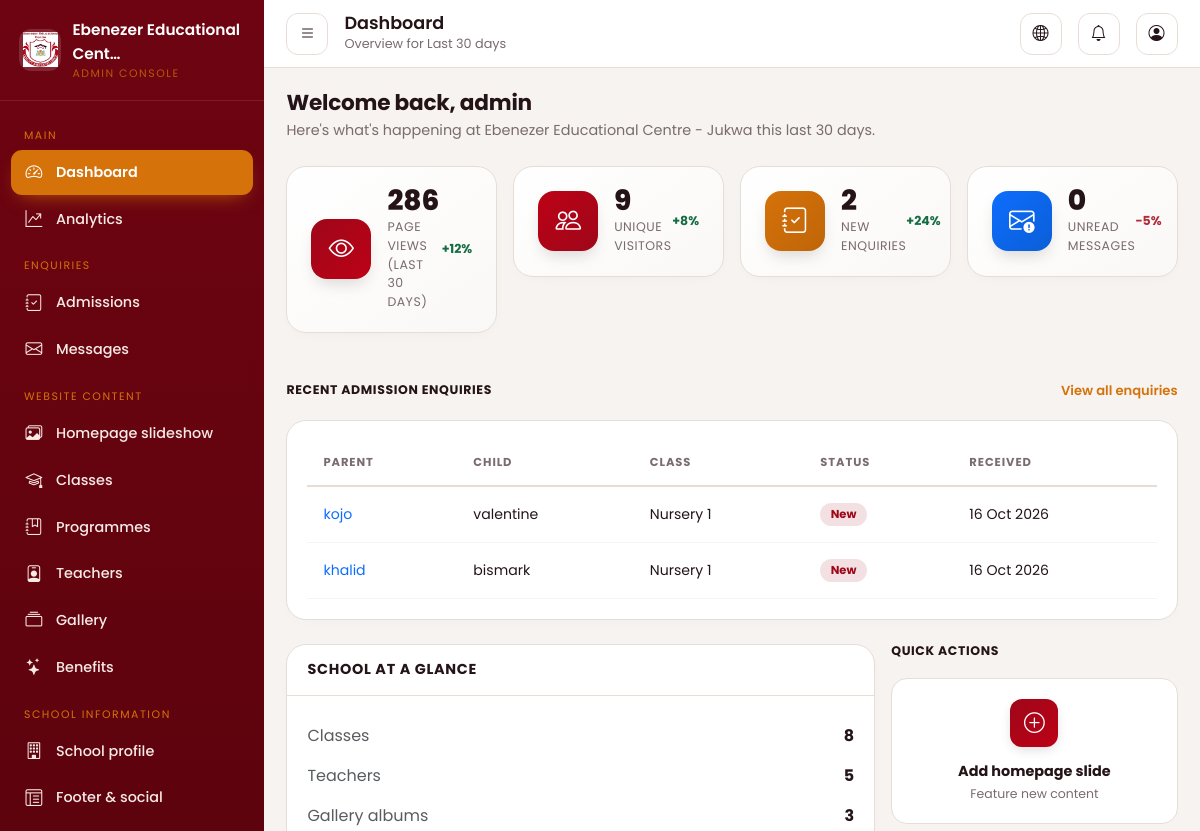
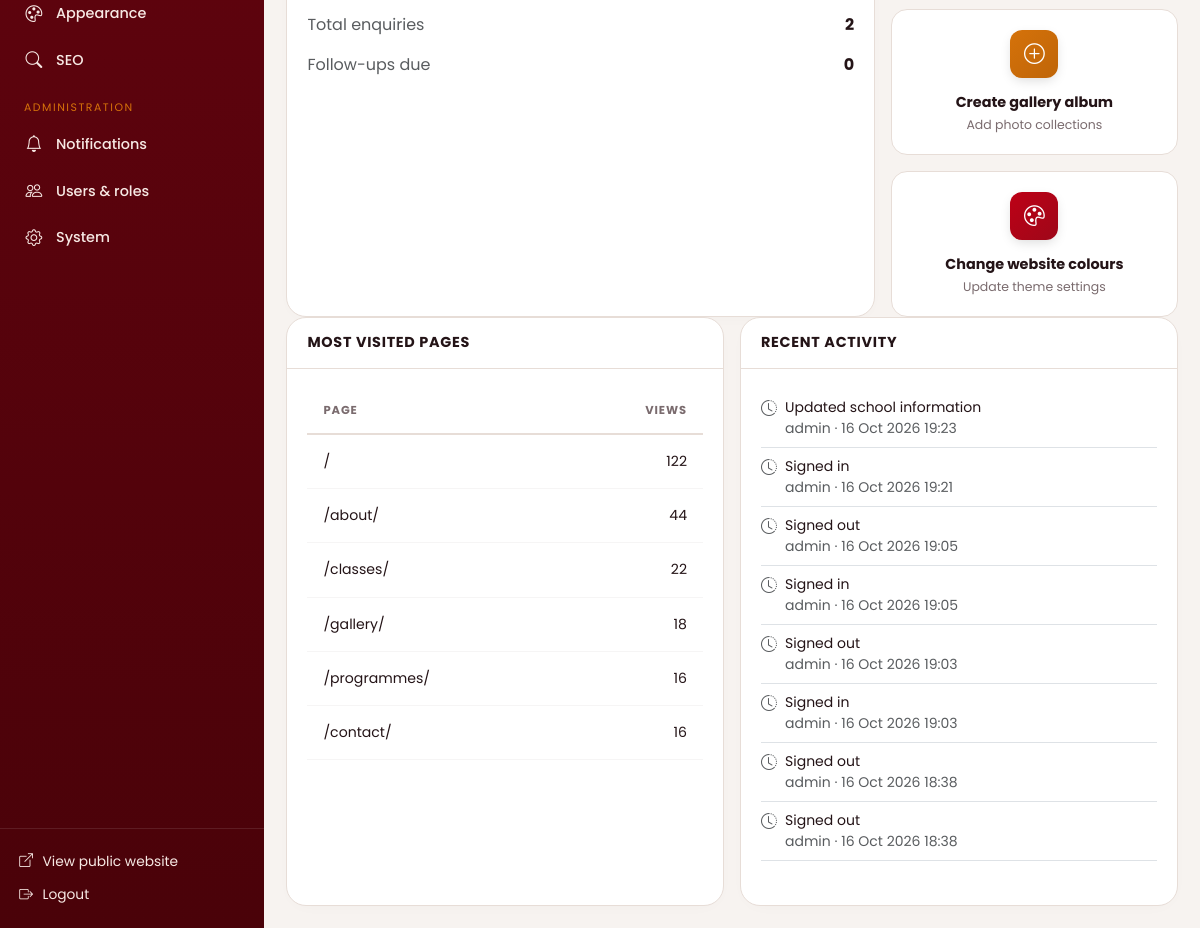
The app's page /dashboard/ (signed in), older data (2 pictures, top to bottom).
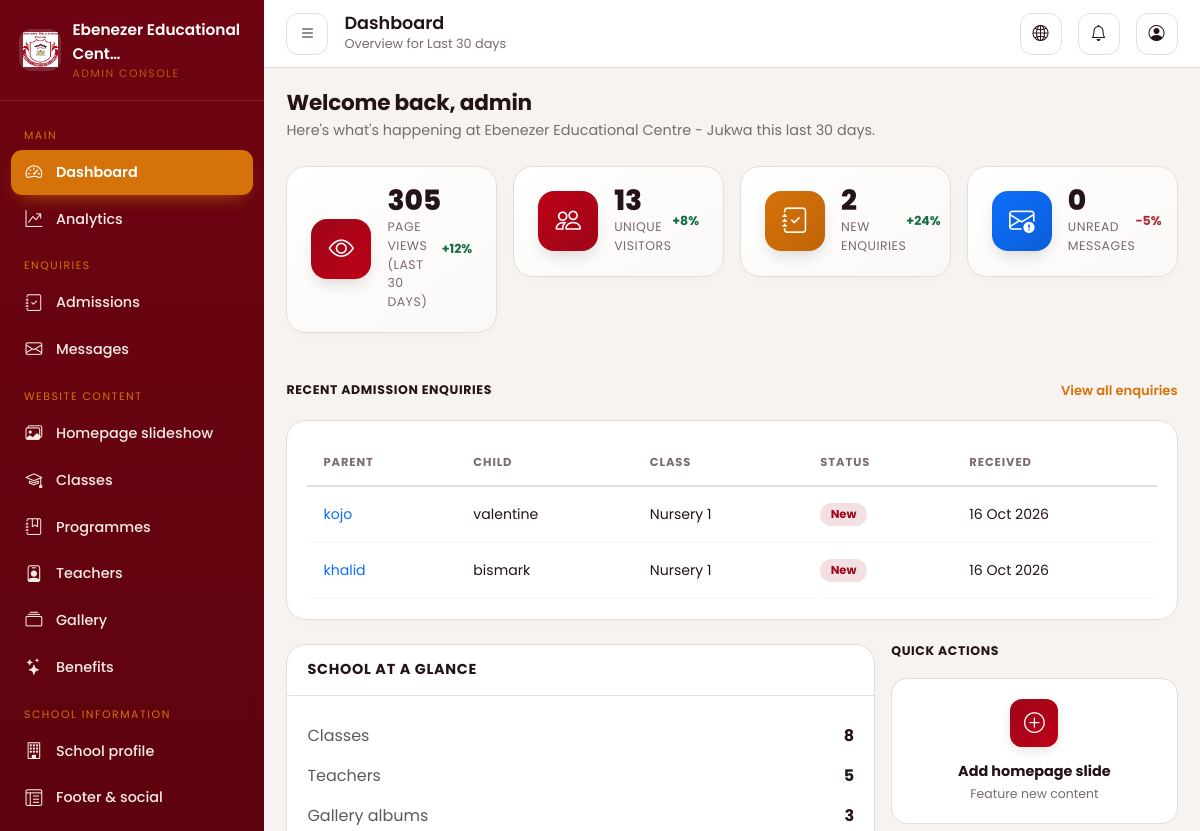
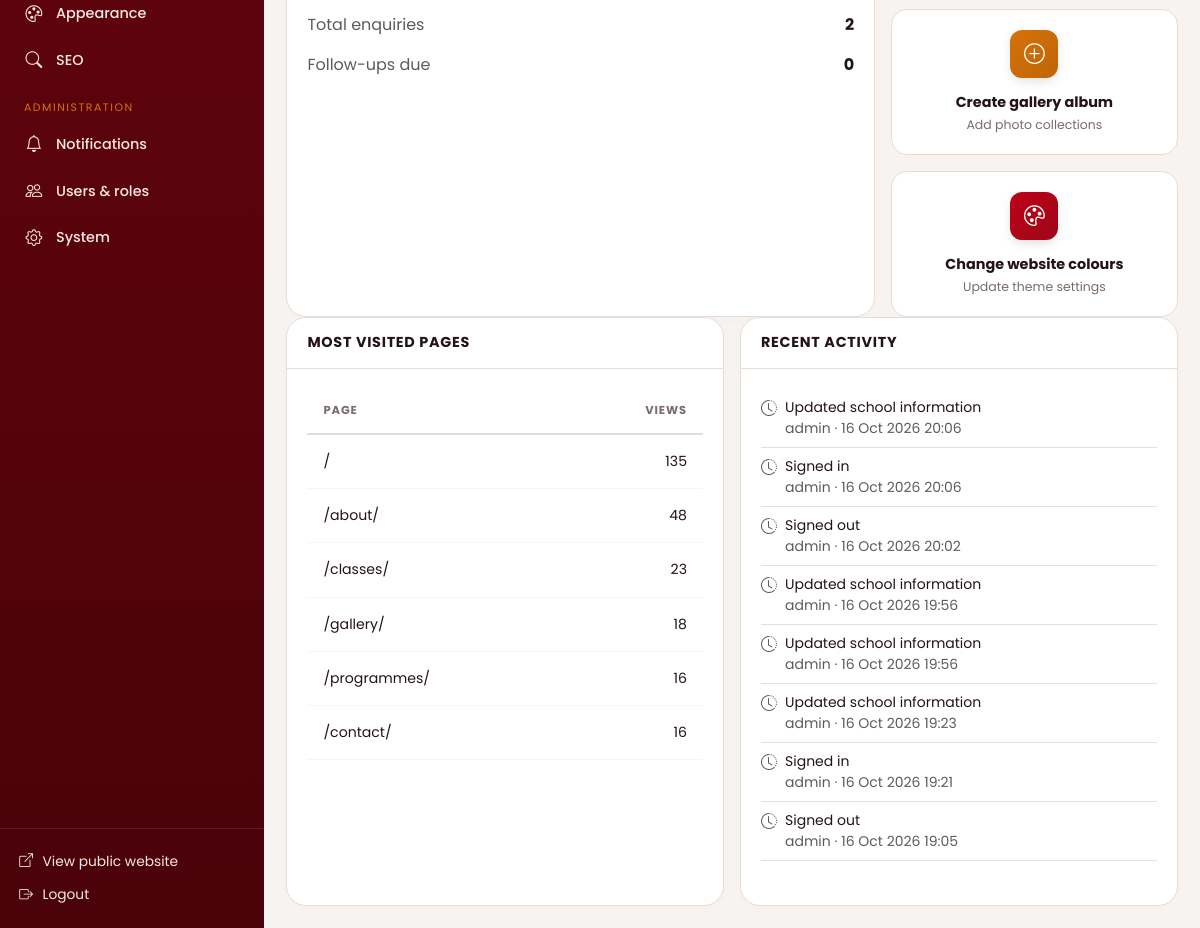
The same page, newer data (2 pictures, top to bottom).
### apps/admissions/models.py (models this page shows, shortened)
class EnquiryBase(models.Model):
    is_read = models.BooleanField(default=False, db_index=True)
    created_at = models.DateTimeField(auto_now_add=True, db_index=True)
    updated_at = models.DateTimeField(auto_now=True)
    class Meta:
        abstract = True

class AdmissionEnquiry(EnquiryBase):
    STATUS_NEW = "new"
    STATUS_CONTACTED = "contacted"
    STATUS_FOLLOW_UP = "follow_up"
    STATUS_RESOLVED = "resolved"
    STATUS_ARCHIVED = "archived"
    STATUS_CHOICES = [
        (STATUS_NEW, "New"),
        (STATUS_CONTACTED, "Contacted"),
        (STATUS_FOLLOW_UP, "Follow-up required"),
        (STATUS_RESOLVED, "Resolved"),
        (STATUS_ARCHIVED, "Archived"),
    ]
    parent_name = models.CharField(max_length=150, db_index=True)
    phone = models.CharField(max_length=40, blank=True)
    email = models.EmailField(blank=True)
    child_first_name = models.CharField(max_length=100)
    preferred_class = models.ForeignKey(
        "academics.ClassLevel",
        null=True,
        blank=True,
        on_delete=models.SET_NULL,
        related_name="admission_enquiries",
    )
    preferred_period = models.CharField(
        max_length=120, blank=True, help_text="Preferred start period or date."
    )
    message = models.TextField(blank=True)
    status = models.CharField(
        max_length=20, choices=STATUS_CHOICES, default=STATUS_NEW, db_index=True
    )
    assigned_to = models.ForeignKey(
        settings.AUTH_USER_MODEL,
        null=True,
        blank=True,
        on_delete=models.SET_NULL,
        related_name="assigned_enquiries",
    )
    internal_notes = models.TextField(
        blank=True, help_text="Private notes. Never shown on the public website."
    )
    follow_up_date = models.DateField(null=True, blank=True, db_index=True)
    resolved_at = models.DateTimeField(null=True, blank=True)
    consent_given = models.BooleanField(default=False)
    source_ip = models.GenericIPAddressField(null=True, blank=True)
    class Meta:
        ordering = ["-created_at"]
        verbose_name = "Admission enquiry"
        verbose_name_plural = "Admission enquiries"
        indexes = [
            models.Index(fields=["status", "created_at"]),
            models.Index(fields=["is_read", "status"]),
        ]
        constraints = [
            models.CheckConstraint(
                condition=models.Q(phone__gt="") | models.Q(email__gt=""),
                name="admission_requires_contact_method",
            )
        ]

### apps/academics/models.py (models this page shows, shortened)
class ClassLevel(TimeStampedModel):
    name = models.CharField(max_length=100, unique=True)
    slug = models.SlugField(max_length=120, unique=True, blank=True)
    short_introduction = models.CharField(max_length=255, blank=True)
    overview = models.TextField(
        blank=True, help_text="Full description shown on the class detail page."
    )
    age_range = models.CharField(
        max_length=60,
        blank=True,
        help_text="Only shown publicly when 'Show age range' is enabled.",
    )
    show_age_range = models.BooleanField(
        default=False,
        help_text="Publish the age range once it has been confirmed by the school.",
    )
    developmental_focus = models.CharField(
        max_length=200, blank=True, help_text="Short summary of the focus for this class."
    )
    image = models.ImageField(
        upload_to="classes/", blank=True, null=True, validators=[ImageValidator()]
    )
    hero_image = models.ImageField(
        upload_to="classes/", blank=True, null=True, validators=[ImageValidator()]
    )
    group_photo = models.ImageField(
        upload_to="classes/",
        blank=True,
        null=True,
        validators=[ImageValidator()],
        help_text="Approved class group photograph.",
    )
    group_photo_alt = models.CharField(max_length=200, blank=True)
    gallery_album = models.ForeignKey(
        "gallery.GalleryAlbum",
        null=True,
        blank=True,
        on_delete=models.SET_NULL,
        related_name="class_levels",
    )
    display_order = models.PositiveIntegerField(default=0, db_index=True)
    is_published = models.BooleanField(default=True, db_index=True)
    class Meta:
        ordering = ["display_order", "name"]
        verbose_name = "Class"
        verbose_name_plural = "Classes"

### apps/core/models.py (models this page shows, shortened)
class AuditLog(models.Model):
    ACTION_CREATE = "create"
    ACTION_UPDATE = "update"
    ACTION_DELETE = "delete"
    ACTION_LOGIN = "login"
    ACTION_LOGOUT = "logout"
    ACTION_OTHER = "other"
    ACTION_CHOICES = [
        (ACTION_CREATE, "Created"),
        (ACTION_UPDATE, "Updated"),
        (ACTION_DELETE, "Deleted"),
        (ACTION_LOGIN, "Logged in"),
        (ACTION_LOGOUT, "Logged out"),
        (ACTION_OTHER, "Other"),
    ]
    user = models.ForeignKey(
        settings.AUTH_USER_MODEL,
        null=True,
        blank=True,
        on_delete=models.SET_NULL,
        related_name="audit_entries",
    )
    action = models.CharField(max_length=20, choices=ACTION_CHOICES, default=ACTION_OTHER)
    model_name = models.CharField(max_length=120, blank=True)
    object_id = models.CharField(max_length=64, blank=True)
    description = models.CharField(max_length=255, blank=True)
    ip_address = models.GenericIPAddressField(null=True, blank=True)
    created_at = models.DateTimeField(auto_now_add=True, db_index=True)
    class Meta:
        ordering = ["-created_at"]
        verbose_name = "Audit log entry"
        verbose_name_plural = "Audit log"

### apps/dashboard/views.py (the view)
# urls.py: path("", views.overview, name="overview"),
@capability_required("dashboard_access")
def overview(request):
    start, end, label, days = reports.parse_range(request)
    enquiry_qs = AdmissionEnquiry.objects.all()
    recent_enquiries = enquiry_qs.select_related("preferred_class")[:6]
    context = {
        "page_title": "Dashboard",
        "active": "overview",
        "range_label": label,
        "total_views": reports.total_pageviews(start, end),
        "unique_visitors": reports.unique_visitors(start, end),
        "enquiry_total": enquiry_qs.count(),
        "enquiry_new": enquiry_qs.filter(status=AdmissionEnquiry.STATUS_NEW).count(),
        "enquiry_follow_up": enquiry_qs.filter(
            status=AdmissionEnquiry.STATUS_FOLLOW_UP
        ).count(),
        "unread_messages": ContactMessage.objects.filter(is_read=False, is_archived=False).count(),
        "classes_count": ClassLevel.objects.count(),
        "teachers_count": Teacher.objects.count(),
        "albums_count": GalleryAlbum.objects.count(),
        "recent_enquiries": recent_enquiries,
        "top_pages": reports.top_pages(start, end, limit=6),
        "recent_activity": request.user.audit_entries.select_related("user")[:8]
        if hasattr(request.user, "audit_entries")
        else [],
        "conversions": reports.conversion_counts(start, end),
    }
    from apps.core.models import AuditLog
    context["recent_activity"] = AuditLog.objects.select_related("user")[:8]
    return render(request, "dashboard/overview.html", context)

### apps/accounts/permissions.py (called while the page is built)
def user_can(user, capability: str) -> bool:
    if not getattr(user, "is_authenticated", False):
        return False
    if user.is_superuser:
        return True
    allowed = CAPABILITIES.get(capability, set())
    return bool(get_user_roles(user) & allowed)

def capability_required(capability: str):
    def decorator(view_func):
        @wraps(view_func)
        @login_required
        def _wrapped(request, *args, **kwargs):
            if not user_can(request.user, capability):
                raise PermissionDenied("You do not have permission to do that.")
            return view_func(request, *args, **kwargs)
        return _wrapped
    return decorator

### apps/accounts/templatetags/permissions.py (called while the page is built)
@register.filter(name="can")
def can(user, capability: str) -> bool:
    return user_can(user, capability)

### apps/analytics/reports.py (called while the page is built)
def base_events(start, end):
    return SiteAnalyticsEvent.objects.filter(
        created_at__gte=start, created_at__lte=end,
        event_type=SiteAnalyticsEvent.EVENT_PAGEVIEW,
    )

def total_pageviews(start, end) -> int:
    return base_events(start, end).count()

### apps/core/models.py (called while the page is built)
    @classmethod
    def _cache_key(cls) -> str:
        return cls.CACHE_KEY or f"singleton:{cls._meta.label}"

### templates/dashboard/overview.html (shortened to what the changed rows need)
{% extends "dashboard/base.html" %}
{% load permissions %}
{% block content %}
<div class="dash-welcome">
  <h2>Welcome back, {{ request.user.get_full_name|default:request.user.username }}</h2>
</div>
<div class="row g-3 mb-4">
  <div class="col-sm-6 col-xl-3">
    <div class="stat-card-modern">
      <div class="stat-body">
        <div class="stat-data">
          <div class="stat-value">{{ total_views }}</div>
          <div class="stat-label">Page views ({{ range_label|lower }})</div>
        </div>
      </div>
    </div>
  </div>
  <div class="col-sm-6 col-xl-3">
    <div class="stat-card-modern">
      <div class="stat-body">
        <div class="stat-data">
          <div class="stat-value">{{ unique_visitors }}</div>
          <div class="stat-label">Unique visitors</div>
        </div>
      </div>
    </div>
  </div>
</div>
<div class="dash-section-head">
  <h2>Recent admission enquiries</h2>
</div>
<div class="dash-card-modern">
  <div class="dash-card-body">
    <div class="table-responsive">
      <table class="dash-table-modern">
        <thead><tr><th>Parent</th><th>Child</th><th>Class</th><th>Status</th><th>Received</th></tr></thead>
        <tbody>
          {% for e in recent_enquiries %}
            <tr>
              <td>{% if request.user|can:"admissions_manage" %}<a href="{% url 'dashboard:admission_detail' e.pk %}">{{ e.parent_name }}</a>{% else %}{{ e.parent_name }}{% endif %}</td>
              <td>{{ e.child_first_name }}</td>
              <td>{{ e.preferred_class.name|default:"—" }}</td>
              <td><span class="pill-modern pill-modern-{{ e.status }}">{{ e.get_status_display }}</span></td>
              <td>{{ e.created_at|date:"d M Y" }}</td>
            </tr>
          {% empty %}
            <tr><td colspan="5" class="text-center text-muted py-5">No enquiries yet.</td></tr>
          {% endfor %}
        </tbody>
      </table>
    </div>
  </div>
</div>
<div class="row g-3">
  <div class="col-lg-8">
    <div class="dash-card-modern h-100">
      <div class="dash-card-head"><h2>School at a glance</h2></div>
    </div>
  </div>
  <div class="col-lg-4">
    <div class="dash-section-head">
      <h2>Quick actions</h2>
    </div>
  </div>
</div>
<div class="row g-3">
  <div class="col-lg-6">
    <div class="dash-card-modern h-100">
      <div class="dash-card-head"><h2>Most visited pages</h2></div>
      <div class="dash-card-body">
        <table class="dash-table-modern">
          <thead><tr><th>Page</th><th class="text-end">Views</th></tr></thead>
          <tbody>
            {% for row in top_pages %}
              <tr><td>{{ row.path }}</td><td class="text-end">{{ row.total }}</td></tr>
            {% empty %}
              <tr><td colspan="2" class="text-center text-muted py-5">No analytics recorded yet.</td></tr>
            {% endfor %}
          </tbody>
        </table>
      </div>
    </div>
  </div>
  <div class="col-lg-6">
    <div class="dash-card-modern h-100">
      <div class="dash-card-head"><h2>Recent activity</h2></div>
      <div class="dash-card-body">
        <ul class="list-unstyled mb-0">
          {% for entry in recent_activity %}
            <li class="d-flex gap-2 py-2 border-bottom">
              <i class="bi bi-clock-history text-muted"></i>
              <div class="small">
                <div>{{ entry.description|default:entry }}</div>
                <div class="text-muted">{{ entry.user.get_username|default:"system" }} &middot; {{ entry.created_at|date:"d M Y H:i" }}</div>
              </div>
            </li>
          {% empty %}
            <li class="text-muted">No activity recorded yet.</li>
          {% endfor %}
        </ul>
      </div>
    </div>
  </div>
</div>
{% endblock %}

Row changes from the older to the newer data that the page shows:
no longer on this page (row unchanged): AuditLog: description "Signed in", user.get_username "admin", created_at "16 Oct 2026 19:05"
no longer on this page (row unchanged): AuditLog: description "Signed out", user.get_username "admin", created_at "16 Oct 2026 19:03"
no longer on this page (row unchanged): AuditLog: description "Signed in", user.get_username "admin", created_at "16 Oct 2026 19:03"
no longer on this page (row unchanged): AuditLog: description "Signed out", user.get_username "admin", created_at "16 Oct 2026 18:38"
no longer on this page (row unchanged): AuditLog: description "Signed out", user.get_username "admin", created_at "16 Oct 2026 18:38"
added AuditLog: description "Updated school information", user.get_username "admin", created_at "16 Oct 2026 20:06"
added AuditLog: description "Signed in", user.get_username "admin", created_at "16 Oct 2026 20:06"
added AuditLog: description "Signed out", user.get_username "admin", created_at "16 Oct 2026 20:02"
added AuditLog: description "Updated school information", user.get_username "admin", created_at "16 Oct 2026 19:56"
added AuditLog: description "Updated school information", user.get_username "admin", created_at "16 Oct 2026 19:56"
Text that changed along with them:
{{ total_views }}: "286" → "305"
{{ unique_visitors }}: "9" → "13"
new list line: "/ 135"
new list line: "/about/ 48"
new list line: "/classes/ 23"
list line gone: "/ 122"
list line gone: "/about/ 44"
list line gone: "/classes/ 22"
